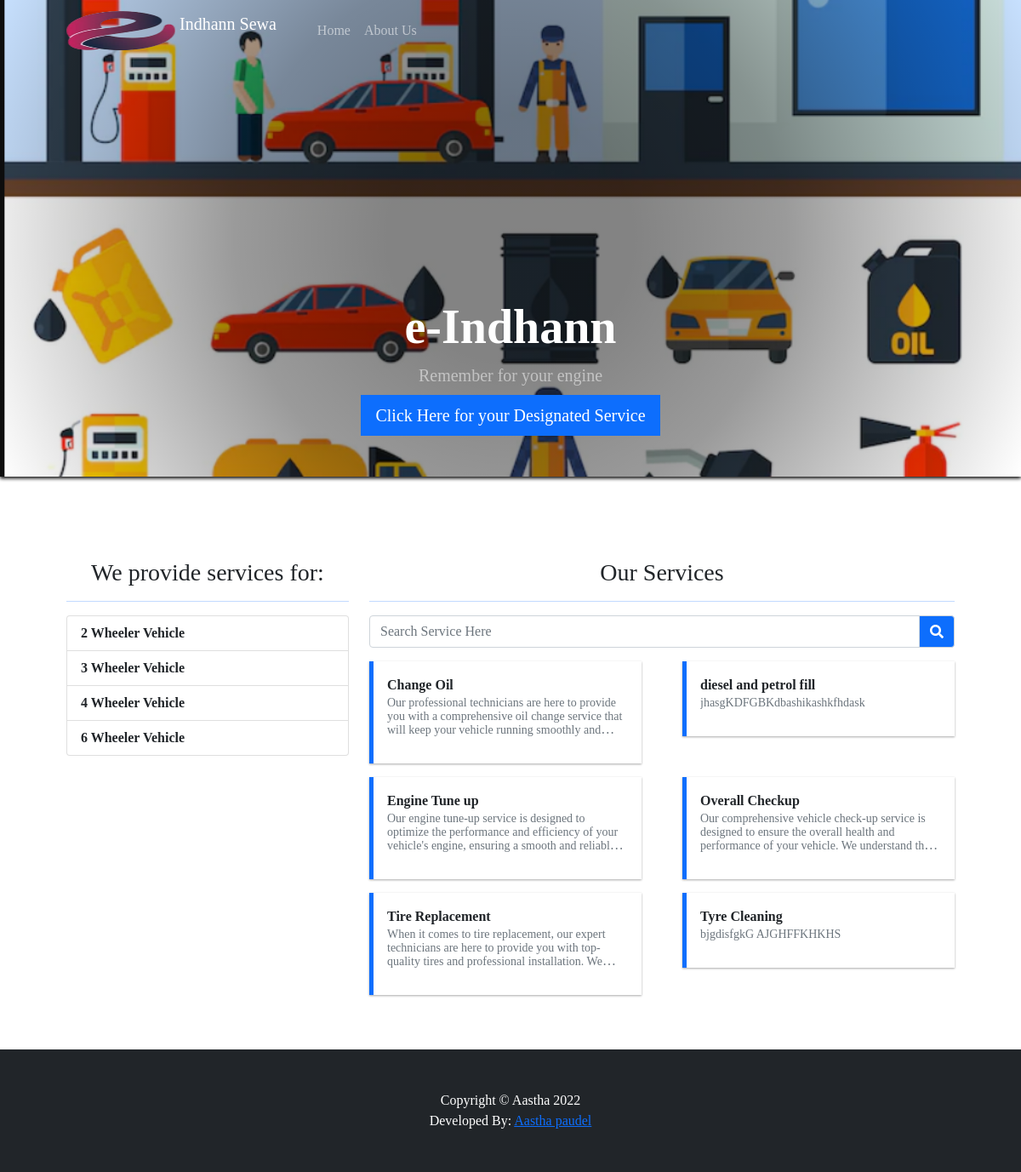
The page / on the database its author committed.
### tables this page shows
CREATE TABLE `categories` (
  `id` int(30) NOT NULL,
  `category` varchar(250) NOT NULL,
  `status` tinyint(1) NOT NULL DEFAULT 1,
  `date_created` datetime NOT NULL DEFAULT current_timestamp()
);

CREATE TABLE `service_list` (
  `id` int(30) NOT NULL,
  `service` text NOT NULL,
  `description` text NOT NULL,
  `status` tinyint(4) NOT NULL DEFAULT 1,
  `date_created` datetime NOT NULL DEFAULT current_timestamp()
);

### home.php (the view, shortened to what this page needs)
 <header class="bg-dark py-5" id="main-header">
    <div class="container h-100 d-flex align-items-end justify-content-center w-100">
        <div class="text-center text-white w-100">
            <h1 class="display-4 fw-bolder">e-Indhann</h1>
            <p class="lead fw-normal text-white-50 mb-0">Remember for your engine</p>
            <div class="col-auto mt-2">
                <button class="btn btn-primary btn-lg rounded-0" id="send_request" type="button">Click Here for your Designated Service</button>
            </div>
        </div>
    </div>
</header>
<section class="py-5">
    <div class="container px-4 px-lg-5 mt-5">
        <div class="row">
            <div class="col-md-4">
                <h3 class="text-center">We provide services for:</h3>
                <hr class="bg-primary opacity-100">
                <ul class="list-group">
                    <?php
                    $category = $conn->query("SELECT * FROM `categories` where status = 1 order by `category` asc");
                    while($row=$category->fetch_assoc()):
                    ?>
                    <li class="list-group-item"><b><?php echo $row['category'] ?></b></li>
                    <?php endwhile; ?>
                </ul>
            </div>
            <div class="col-md-8">
                <h3 class="text-center">Our Services</h3>
                <hr class="bg-primary opacity-100">
                <div class="form-group">
                <div class="input-group mb-3">
                    <input type="search" id="search" class="form-control" placeholder="Search Service Here" aria-label="Search Service Here" aria-describedby="basic-addon2">
                    <div class="input-group-append">
                        <span class="input-group-text bg-primary" id="basic-addon2"><i class="fa fa-search"></i></span>
                    </div>
                </div>
                </div>
                <div class="row gx-4 gx-lg-5 row-cols-1 row-cols-sm-1 row-cols-md-2 row-cols-xl-2" id="service_list">
                    <?php
                    $services = $conn->query("SELECT * FROM `service_list` where status = 1 order by `service`");
                    while($row= $services->fetch_assoc()):
                        $row['description'] = strip_tags(html_entity_decode(stripslashes($row['description'])));
                    ?>
                    <a class="col item text-decoration-none text-dark view_service" href="javascript:void(0)" data-id="<?php echo $row['id'] ?>">
                        <div class="callout callout-primary border-primary rounded-0">
                            <dl>
                                <dt><?php echo $row['service'] ?></dt>
                                <dd class="truncate-3 text-muted lh-1"><small><?php echo $row['description'] ?></small></dd>
                            </dl>
                        </div>
                    </a>
                    <?php endwhile; ?>
                </div>
            </div>
        </div>
    </div>
</section>

### index.php (shortened to what this page needs)
<!DOCTYPE html>
<html lang="en">
<?php require_once('inc/header.php') ?>
<body>
<?php require_once('inc/topBarNav.php') ?>
<?php $page = isset($_GET['p']) ? $_GET['p'] : 'home';  ?>
<?php
    if(!file_exists($page.".php") && !is_dir($page)){
        include '404.html';
    }else{
    if(is_dir($page))
        include $page.'/index.php';
    else
        include $page.'.php';
    }
?>
<?php require_once('inc/footer.php') ?>
</body>
</html>

### inc/header.php (shortened to what this page needs)
<head>
    <link rel="stylesheet" href="<?php echo base_url ?>plugins/fontawesome-free/css/all.min.css">
    <link rel="stylesheet" href="<?php echo base_url ?>plugins/tempusdominus-bootstrap-4/css/tempusdominus-bootstrap-4.min.css">
  <link rel="stylesheet" href="<?php echo base_url ?>plugins/datatables-bs4/css/dataTables.bootstrap4.min.css">
  <link rel="stylesheet" href="<?php echo base_url ?>plugins/datatables-responsive/css/responsive.bootstrap4.min.css">
  <link rel="stylesheet" href="<?php echo base_url ?>plugins/datatables-buttons/css/buttons.bootstrap4.min.css">
  <link rel="stylesheet" href="<?php echo base_url ?>plugins/select2/css/select2.min.css">
  <link rel="stylesheet" href="<?php echo base_url ?>plugins/select2-bootstrap4-theme/select2-bootstrap4.min.css">
    <link rel="stylesheet" href="<?php echo base_url ?>plugins/icheck-bootstrap/icheck-bootstrap.min.css">
    <link rel="stylesheet" href="<?php echo base_url ?>plugins/jqvmap/jqvmap.min.css">
    <link rel="stylesheet" href="<?php echo base_url ?>dist/css/adminlte.css">
    <link rel="stylesheet" href="<?php echo base_url ?>dist/css/custom.css">
    <link rel="stylesheet" href="<?php echo base_url ?>assets/css/styles.css">
    <link rel="stylesheet" href="<?php echo base_url ?>plugins/overlayScrollbars/css/OverlayScrollbars.min.css">
    <link rel="stylesheet" href="<?php echo base_url ?>plugins/daterangepicker/daterangepicker.css">
    <link rel="stylesheet" href="<?php echo base_url ?>plugins/summernote/summernote-bs4.min.css">
  <link rel="stylesheet" href="<?php echo base_url ?>plugins/sweetalert2-theme-bootstrap-4/bootstrap-4.min.css">
  </head>

### inc/topBarNav.php (shortened to what this page needs)
<nav class="navbar navbar-expand-lg navbar-dark bg-primary fixed-top" id="topNavBar">
            <div class="container px-4 px-lg-5 ">
                <a class="navbar-brand" href="./">
                <img src="inc\e--logo.png" width="128px" height="46px" class="d-inline-block align-top">
                Indhann Sewa
                </a>
                <div class="collapse navbar-collapse" id="navbarSupportedContent">
                    <ul class="navbar-nav me-auto mb-2 mb-lg-0 ms-lg-4">
                        <li class="nav-item"><a class="nav-link" aria-current="page" href="./">Home</a></li>
                        <li class="nav-item"><a class="nav-link" href="./?p=about">About Us</a></li>
                    </ul>
                </div>
            </div>
        </nav>

### inc/footer.php (shortened to what this page needs)
<footer class="py-5 bg-dark">
            <div class="container">
              <p class="m-0 text-center text-white">Copyright &copy; Aastha 2022</p>
              <p class="m-0 text-center text-white">Developed By: <a href="e-Indhann">Aastha paudel</a></p>
          </div>
        </footer>

### inc/header.php (style rules this page uses)
html, body { height: 100%; width: 100%; font-family: Apple Chancery, cursive; }
#main-header { position:relative; background: rgb(0,0,0)!important; background: radial-gradient(circle, rgba(0,0,0,0.48503151260504207) 22%, rgba(0,0,0,0.39539565826330536) 49%, rgba(0,212,255,0) 100%)!important; height:70vh; }
#main-header:before { content:""; position:absolute; top:0; left:0; width:100%; height:100%; padding:2rem; background-image: url("inc/fuel.bg.png"); background-repeat: no-repeat; background-position: center center; background-size: cover; filter: drop-shadow(0px 2px 2px black); z-index:-1; }

### rows shown on the page
categories: category "2 Wheeler Vehicle"
categories: category "3 Wheeler Vehicle"
categories: category "4 Wheeler Vehicle"
categories: category "6 Wheeler Vehicle"
service_list: service "Change Oil", description "Our professional technicians are here to provide you with a comprehensive oil change service that will keep your vehicle running smoothly…"
service_list: service "diesel and petrol fill", description "jhasgKDFGBKdbashikashkfhdask"
service_list: service "Engine Tune up", description "Our engine tune-up service is designed to optimize the performance and efficiency of your vehicle's engine, ensuring a smooth and…"
service_list: service "Overall Checkup", description "Our comprehensive vehicle check-up service is designed to ensure the overall health and performance of your vehicle. We understand…"
service_list: service "Tire Replacement", description "When it comes to tire replacement, our expert technicians are here to provide you with top-quality tires and professional installation.…"
service_list: service "Tyre Cleaning", description "bjgdisfgkG AJGHFFKHKHS"
